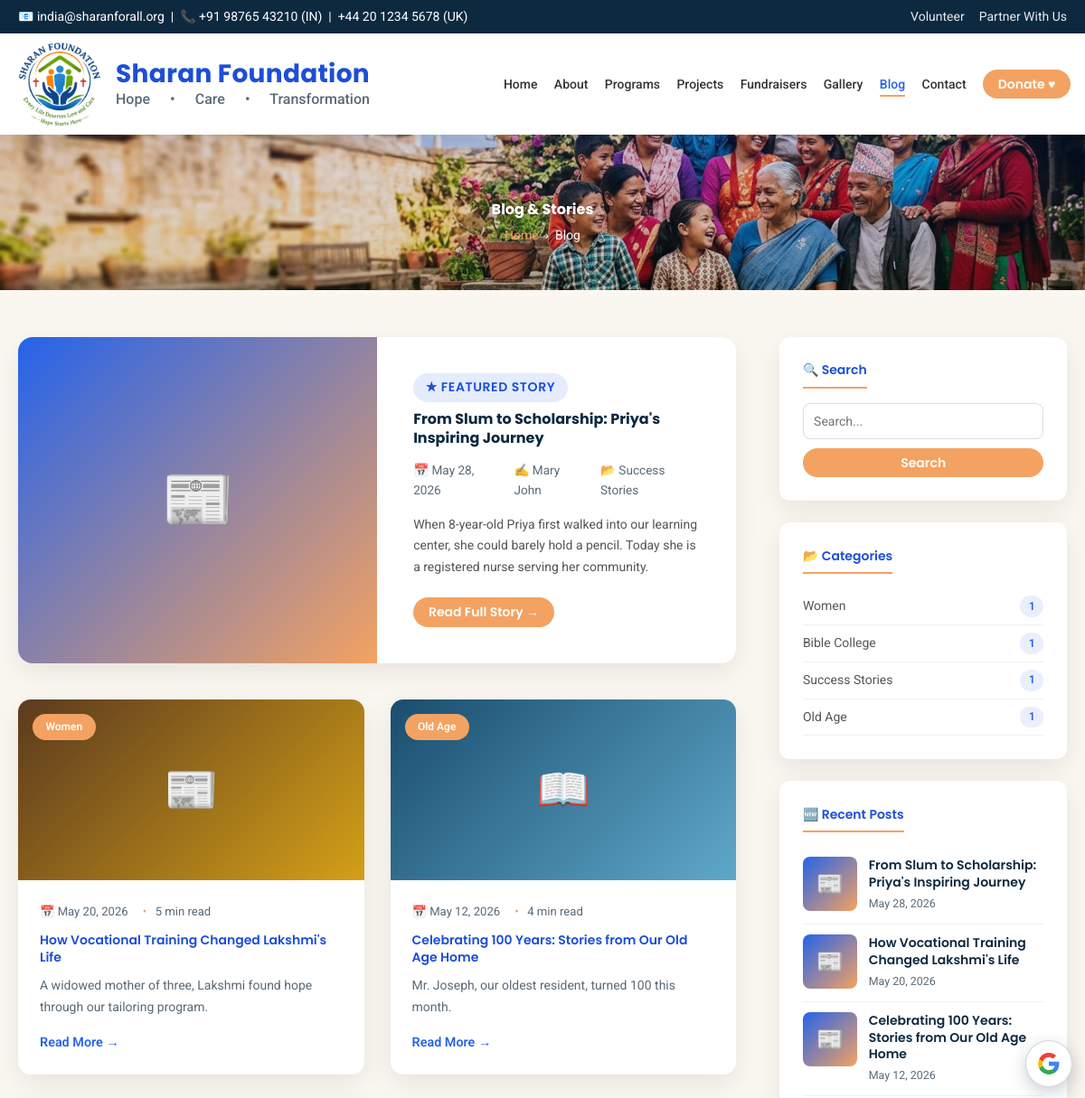
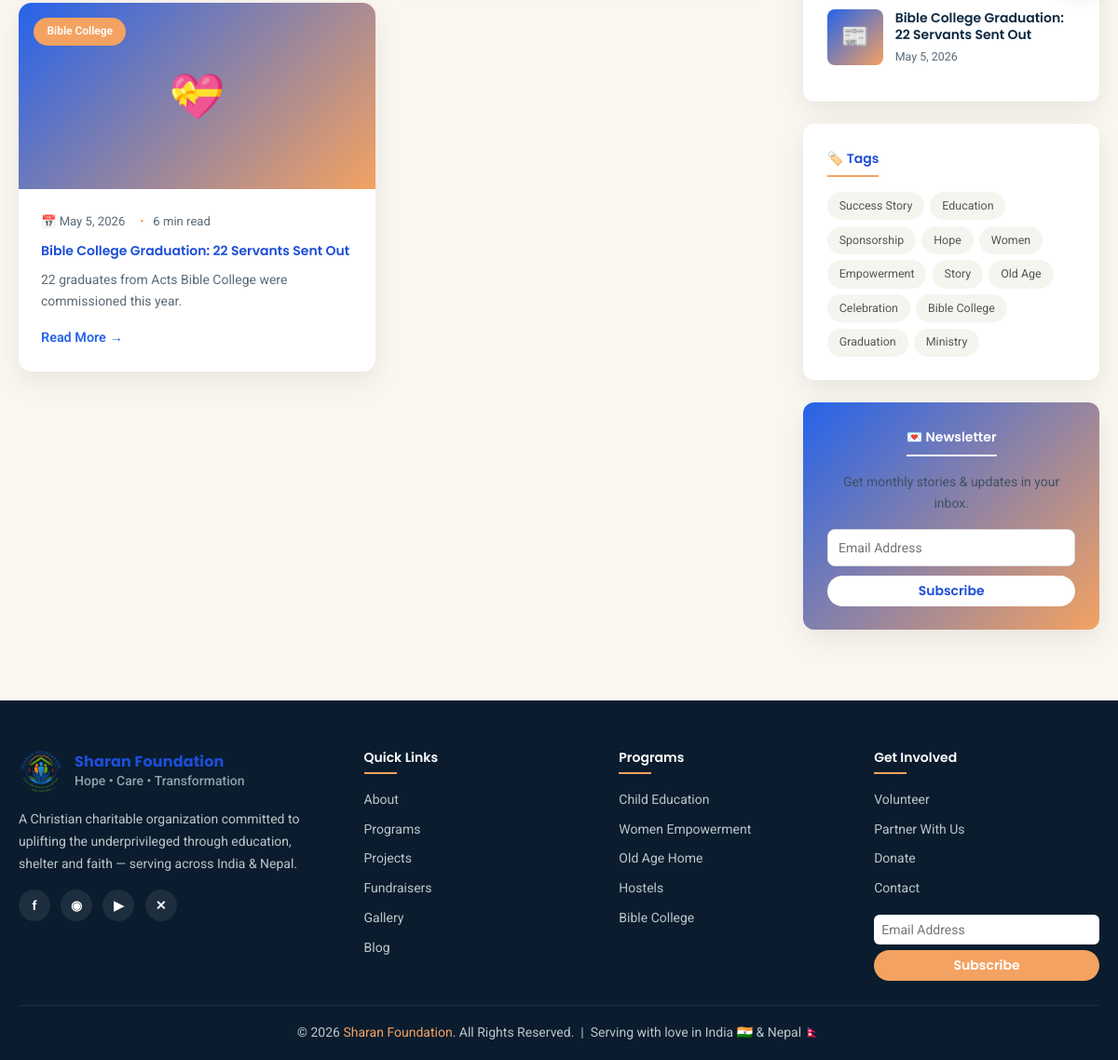
Screenshot of /pages/blog.php with the database file from the repository (2 pictures, top to bottom).
### tables this page shows
CREATE TABLE IF NOT EXISTS `settings` (
  `id` INT AUTO_INCREMENT PRIMARY KEY,
  `site_title` VARCHAR(150) DEFAULT 'Sharan Foundation',
  `tagline` VARCHAR(200) DEFAULT 'Hope • Care • Transformation',
  `email_in` VARCHAR(150),
  `email_uk` VARCHAR(150),
  `phone_in` VARCHAR(50),
  `phone_uk` VARCHAR(50),
  `address_in` TEXT,
  `address_uk` TEXT,
  `facebook` VARCHAR(255),
  `instagram` VARCHAR(255),
  `twitter` VARCHAR(255),
  `youtube` VARCHAR(255),
  `about_short` TEXT,
  `mission` TEXT,
  `vision` TEXT,
  `values_text` TEXT,
  `updated_at` TIMESTAMP DEFAULT CURRENT_TIMESTAMP ON UPDATE CURRENT_TIMESTAMP
);

CREATE TABLE IF NOT EXISTS `blog_posts` (
  `id` INT AUTO_INCREMENT PRIMARY KEY,
  `title` VARCHAR(255) NOT NULL,
  `slug` VARCHAR(255) NOT NULL UNIQUE,
  `category` VARCHAR(100),
  `excerpt` TEXT,
  `content` LONGTEXT,
  `image` VARCHAR(255),
  `author` VARCHAR(100) DEFAULT 'Admin',
  `read_time` VARCHAR(20) DEFAULT '5 min read',
  `tags` VARCHAR(500),
  `is_featured` TINYINT(1) DEFAULT 0,
  `status` ENUM('published','draft') DEFAULT 'published',
  `published_at` DATE,
  `created_at` TIMESTAMP DEFAULT CURRENT_TIMESTAMP,
  `updated_at` TIMESTAMP DEFAULT CURRENT_TIMESTAMP ON UPDATE CURRENT_TIMESTAMP
);

### pages/blog.php (the view, shortened to what the rows shown need)
<?php
require_once __DIR__ . '/../config/database.php';
require_once __DIR__ . '/../includes/functions.php';
$per_page = 8;
$page     = max(1, (int)($_GET['page'] ?? 1));
$offset   = ($page - 1) * $per_page;
$cat_filter = trim($_GET['cat'] ?? '');
$q          = trim($_GET['q'] ?? '');
$where = ["status='published'"];
$params = [];
$where_sql = 'WHERE ' . implode(' AND ', $where);
$featured = null;
if ($page === 1 && !$cat_filter && !$q) {
    $featured = $pdo->query("SELECT * FROM blog_posts WHERE is_featured=1 AND status='published' ORDER BY published_at DESC LIMIT 1")->fetch();
}
$count_params = $params;
if ($featured) $count_params[] = $featured['id'];
$sql = "SELECT * FROM blog_posts $where_sql" . ($featured ? " AND id != ?" : '') . " ORDER BY published_at DESC, id DESC LIMIT $per_page OFFSET $offset";
$stmt = $pdo->prepare($sql);
$stmt->execute($count_params);
$posts = $stmt->fetchAll();
$recent      = $pdo->query("SELECT id,title,slug,image,published_at FROM blog_posts WHERE status='published' ORDER BY published_at DESC, id DESC LIMIT 4")->fetchAll();
require_once __DIR__ . '/../includes/i18n.php';
require __DIR__ . '/../includes/public_header.php';
?>
<section class="page-header" style="<?= e(site_bg_attr('banner_blog', 'linear-gradient(rgba(29,78,216,.15),rgba(26,46,53,.15))', 'images/hero.jpg')) ?>">
  <div class="container">
    <h1><?= e(t('page_blog')) ?></h1>
  </div>
</section>
<section class="sec-cream">
  <div class="container">
    <div class="blog-wrap">
      <div>
        <?php if ($featured):
          $has_img = !empty($featured['image']) && file_exists(__DIR__ . '/../' . $featured['image']); ?>
          <article class="featured">
            <div class="featured-img" style="<?= $has_img ? "background-image:url('".BASE_URL.e($featured['image'])."')" : "background:linear-gradient(135deg,#2563eb,#f4a261)" ?>">
              <?php if (!$has_img): ?>📰<?php endif; ?>
            </div>
            <div class="featured-body">
              <span class="tag"><?= e(t('featured_story')) ?></span>
              <h2><?= e(tr_field($featured, 'title')) ?></h2>
              <div class="meta">
                <span>📅 <?= date('M j, Y', strtotime($featured['published_at'])) ?></span>
                <span>✍️ <?= e($featured['author']) ?></span>
                <?php if ($featured['category']): ?><span>📂 <?= e($featured['category']) ?></span><?php endif; ?>
              </div>
              <p><?= e(tr_field($featured, 'excerpt')) ?></p>
              <a href="<?= BASE_URL ?>pages/blog-post.php?slug=<?= e($featured['slug']) ?>" class="btn btn-primary"><?= e(t('read_full_story')) ?> →</a>
            </div>
          </article>
        <?php endif; ?>
        <?php if (!$posts && !$featured): ?>
          <p style="text-align:center;color:var(--gray);padding:3rem 0">No blog posts found<?= $q ? ' for "' . e($q) . '"' : '' ?>.</p>
        <?php else: ?>
        <div class="blog-grid">
          <?php $emojis = ['📰','📖','💝','🌟','🙏','✨','📚','💌'];
          foreach ($posts as $i => $p):
            $has_img = !empty($p['image']) && file_exists(__DIR__ . '/../' . $p['image']);
            $colors = ['linear-gradient(135deg,#5b3a1f,#d4a017)','linear-gradient(135deg,#1a4d6e,#5fa8c9)','linear-gradient(135deg,#2563eb,#f4a261)','linear-gradient(135deg,#e76f51,#f4a261)'];
          ?>
          <article class="post">
            <div class="post-img" style="<?= $has_img ? "background-image:url('".BASE_URL.e($p['image'])."')" : 'background:'.$colors[$i % count($colors)] ?>">
              <?php if (!$has_img): echo $emojis[$i % count($emojis)]; endif; ?>
              <?php if ($p['category']): ?><span class="post-cat"><?= e($p['category']) ?></span><?php endif; ?>
            </div>
            <div class="post-body">
              <div class="post-meta"><span>📅 <?= date('M j, Y', strtotime($p['published_at'])) ?></span><span><?= e($p['read_time']) ?></span></div>
              <h3><?= e(tr_field($p, 'title')) ?></h3>
              <p><?= e(tr_field($p, 'excerpt') ?: mb_strimwidth(strip_tags(tr_field($p, 'content')), 0, 130, '...')) ?></p>
              <a href="<?= BASE_URL ?>pages/blog-post.php?slug=<?= e($p['slug']) ?>" class="read"><?= e(t('btn_read_more')) ?> →</a>
            </div>
          </article>
          <?php endforeach; ?>
        </div>
        <?php endif; ?>
      </div>
      <aside class="sidebar">
        <?php if ($recent): ?>
        <div class="widget">
          <?php foreach ($recent as $r):
            $has_img = !empty($r['image']) && file_exists(__DIR__ . '/../' . $r['image']); ?>
          <a href="<?= BASE_URL ?>pages/blog-post.php?slug=<?= e($r['slug']) ?>" class="recent-post" style="text-decoration:none;color:inherit">
            <div class="thumb" style="<?= $has_img ? "background-image:url('".BASE_URL.e($r['image'])."')" : 'background:linear-gradient(135deg,#2563eb,#f4a261)' ?>"><?= $has_img?'':'📰' ?></div>
            <div><h5><?= e(mb_strimwidth(tr_field($r, 'title'), 0, 60, '...')) ?></h5><small><?= date('M j, Y', strtotime($r['published_at'])) ?></small></div>
          </a>
          <?php endforeach; ?>
        </div>
        <?php endif; ?>
      </aside>
    </div>
  </div>
</section>
<?php require __DIR__ . '/../includes/public_footer.php'; ?>

### includes/public_header.php (shortened to what the rows shown need)
<?php
require_once __DIR__ . '/../config/database.php';
require_once __DIR__ . '/functions.php';
require_once __DIR__ . '/i18n.php';
$BU = BASE_URL;
$LANG = current_lang();
$gt_codes = json_encode(site_language_codes());
?><!DOCTYPE html>
<html lang="<?= e($LANG) ?>">
<head>
<link rel="stylesheet" href="<?= $BU ?>css/style.css" />
</head>
<body>
<div class="topbar">
  <div class="container">
    <div>📧 <?= e(get_setting('email_in','contact@sharanforall.org')) ?> &nbsp;|&nbsp; 📞 <?= e(get_setting('phone_in','+91 98765 43210')) ?> (IN) &nbsp;|&nbsp; <?= e(get_setting('phone_uk','+44 20 1234 5678')) ?> (UK)</div>
    <div style="display:flex;align-items:center;flex-wrap:wrap">
      <a href="<?= $BU ?>pages/volunteer.php"><?= e(t('nav_volunteer')) ?></a>
      <a href="<?= $BU ?>pages/partner.php"><?= e(t('nav_partner')) ?></a>
    </div>
  </div>
</div>

### includes/public_footer.php (shortened to what the rows shown need)
<?php $BU = BASE_URL; ?>
<footer>
  <div class="container">
    <div class="foot-grid">
      <div class="foot">
        <div class="logo">
          <div class="logo-mark"><img src="<?= $BU ?>images/logo.png" alt="Sharan Foundation logo"></div>
          <div class="logo-text">
          </div>
        </div>
        <p><?= e(get_setting('about_short')) ?></p>
        <div class="socials">
          <a href="<?= e(get_setting('facebook','#')) ?>" title="Facebook">f</a>
          <a href="<?= e(get_setting('instagram','#')) ?>" title="Instagram">◉</a>
          <a href="<?= e(get_setting('youtube','#')) ?>" title="YouTube">▶</a>
          <a href="<?= e(get_setting('twitter','#')) ?>" title="Twitter">✕</a>
        </div>
      </div>
    </div>
  </div>
</footer>
</body>
</html>

### rows the page displays
settings: email_in "india@sharanforall.org", phone_in "+91 98765 43210", phone_uk "+44 20 1234 5678", about_short "A Christian charitable organization committed to uplifting the underprivileged through education, shelter and faith — serving across India & Nepal."
blog_posts: title "From Slum to Scholarship: Priya's Inspiring Journey", published_at "May 28, 2026", author "Mary John", category "Success Stories", excerpt "When 8-year-old Priya first walked into our learning center, she could barely hold a pencil. Today she is a registered nurse serving her community."
blog_posts: emojis "📰", category "Women", published_at "May 20, 2026", read_time "5 min read", title "How Vocational Training Changed Lakshmi's Life", excerpt "A widowed mother of three, Lakshmi found hope through our tailoring program."
blog_posts: emojis "📖", category "Old Age", published_at "May 12, 2026", read_time "4 min read", title "Celebrating 100 Years: Stories from Our Old Age Home", excerpt "Mr. Joseph, our oldest resident, turned 100 this month."
blog_posts: emojis "💝", category "Bible College", published_at "May 5, 2026", read_time "6 min read", title "Bible College Graduation: 22 Servants Sent Out", excerpt "22 graduates from Acts Bible College were commissioned this year."

### other values shown
t('nav_volunteer') "Volunteer"
t('nav_partner') "Partner With Us"
t('site_tagline') "Hope • Care • Transformation"
t('nav_home') "Home"
t('nav_about') "About"
t('nav_programs') "Programs"
t('nav_projects') "Projects"
t('nav_fundraisers') "Fundraisers"
t('nav_gallery') "Gallery"
t('nav_blog') "Blog"
t('nav_contact') "Contact"
t('nav_donate') "Donate"
t('page_blog') "Blog & Stories"
t('home') "Home"
t('featured_story') "★ FEATURED STORY"
